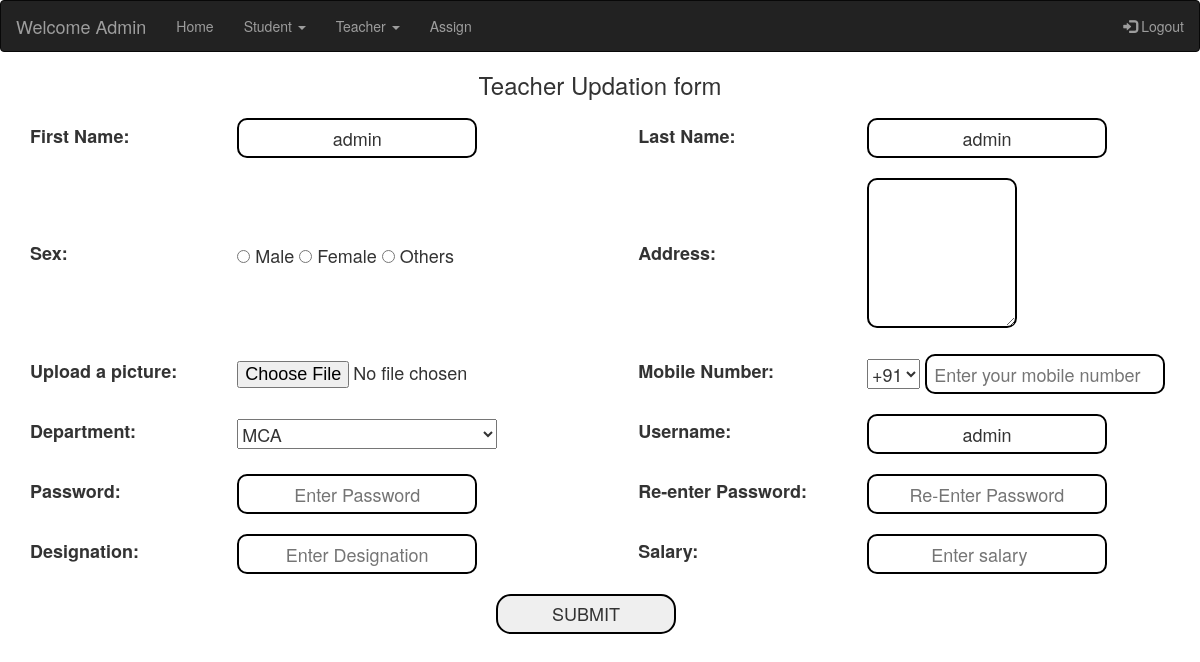
Screenshot of /teacher_regi.php?eid=admin (signed in) with the database file from the repository.
### tables this page shows
CREATE TABLE `studentprofile` (
  `FirstName` varchar(20) NOT NULL,
  `Last` varchar(20) NOT NULL,
  `Gender` varchar(10) NOT NULL,
  `Address` varchar(150) NOT NULL,
  `Photo` varchar(20) NOT NULL,
  `mobile` varchar(10) NOT NULL,
  `Father` varchar(20) NOT NULL,
  `UserID` varchar(29) NOT NULL,
  `Department` varchar(11) NOT NULL,
  `Semester` varchar(11) NOT NULL,
  `Active` int(1) NOT NULL,
  `extra1` varchar(10) NOT NULL,
  `extra2` varchar(10) NOT NULL
);

### teacher_regi.php (the view, shortened to what this page needs)
<!DOCTYPE html>
<?php
include("dbconnection.php");
	if ($_REQUEST["eid"]!="") {
		$query="select * from studentprofile where userid='".$_REQUEST["eid"]."'";
		$rs=mysqli_query($con,$query);
		while($data=mysqli_fetch_array($rs))
		{
			$fname=$data["FirstName"];
			$lname=$data["Last"];
			$adds=$data["Address"];
			$mno=$data["mobile"];
			$sid=$data["UserID"];
			$desig=$data["extra2"];
			$sem=$data["Semester"];
		}
	}
?>
<html lang="en">
<head>
  <link rel="stylesheet" href="https://maxcdn.bootstrapcdn.com/bootstrap/3.4.0/css/bootstrap.min.css">
</head>
<body>
<nav class="navbar navbar-inverse">
  <div class="container-fluid">
    <div class="navbar-header">
      <a class="navbar-brand" href="#">Welcome Admin</a>
    </div>
    <ul class="nav navbar-nav">
      <li><a href="adHome.php">Home</a></li>
      <li class="dropdown"><a class="dropdown-toggle" data-toggle="dropdown" href="#">Student <span class="caret"></span></a>
        <li class="dropdown"><a class="dropdown-toggle" data-toggle="dropdown" href="#">Teacher <span class="caret"></span></a>
      </li>
      <li><a href="assign.php">Assign </a></li>
    </ul>
    <ul class="nav navbar-nav navbar-right">
      <li><a href="Login_v3/index.php"><span class="glyphicon glyphicon-log-in"></span> Logout</a></li>
    </ul>
  </div>
</nav>
<?php
	if ($_REQUEST["eid"]!="")
	{
?>
		<h3>Teacher Updation form</h3>
<?php
	}
	else
	{
?>
	<h3>Teacher registration form</h3>
<?php
}
?>
	<div class="tregister">
<form action="entry.php" method="post" id="register" name="register" onsubmit="return validateform()">
	<table>
		<tr>
			<td>
				<label>First Name:</label>
			</td>
			<td>
				<input type="text" name="fname" id="fname" placeholder="Enter your first name" value="<?php echo $fname;?>">
			</td>
			<td>
				<label>Last Name:</label>
			</td>
			<td>
				<input type="text" name="lname" id="lname" placeholder="Enter your last name" value="<?php echo $lname;?>" required>
			</td>
		</tr>
		<tr>
			<td>
				<label>Sex:</label>
			</td>
			<td>
				<input type="radio" name="gender" id="gender" value="male" ><span id="male"> Male</span>
                <input type="radio" name="gender" id="gender" value="female" ><span id="female"> Female</span>
				<input type="radio" name="gender" id="gender" value="other" ><span id="others"> Others</span>
			</td>
			<td>
				<label>Address:</label>
			</td>
			<td>
				 <textarea name="saddress" id="saddress" rows="5" cols="20"  required value="<?php echo $adds;?>"><?php echo $adds;?></textarea>
			</td>
		</tr>
	<tr>
		<td>
           <label> Upload a picture:</label>
       </td>
       <td>
       		<input type="file" name="stuimg" id="f1">
       </td>
       <td>
       		<label>Mobile Number:</label>
       </td>
       <td>
			<select id="ph">
				<option>+91</option>
			</select>
			<input type="number" name="mno" id="num" placeholder="Enter your mobile number" value="<?php echo $mno;?>">
		</td>
	</tr>
	<tr>
	<td>
		<label>Department:</label>
	</td>
	<td>
		<select id="dept" name="depart" value="<?php echo $depart;?>">
				<option>MCA</option>
			</select>
		</td>
	<td>
		<label>Username:</label>
	</td>
	<td>
		<input type="text" name="sid" id="sid" placeholder="Enter userid" value="<?php echo $sid;?>">
	</td>
	</tr>
	<tr>
	<td>
		<label>Password:</label>
	</td>
	<td>
		<input type="password" name="passwd" id="pass" placeholder="Enter Password" pattern="(?=.*\d)(?=.*[a-z])(?=.*[A-Z]).{8,}" title="Must contain at least one number and one uppercase and lowercase letter, and at least 8 or more characters" required>
	</td>
	<td>
		<label>Re-enter Password:</label>
	</td>
	<td>
		<input type="password" name="rpasswd" id="pass" placeholder="Re-Enter Password" pattern="(?=.*\d)(?=.*[a-z])(?=.*[A-Z]).{8,}" title="Must contain at least one number and one uppercase and lowercase letter, and at least 8 or more characters" required>
	</td>
	</tr>
	<tr>
	<td>
		<label>Designation:</label>
	</td>
	<td>
		<input type="text" name="desig" id="desig" placeholder="Enter Designation"  value="<?php echo $desig;?>" required>
		</td>
		<td>
			<label>Salary:</label>
		</td>
		<td>
			<input type="number" name="sem" id="salary" placeholder="Enter salary" value="<?php echo $sem;?>" required>
		</td>
	</tr>
	<tr>
		<td colspan="3">
			<button id="tsub" name="tsubm" onclick="validateform();">SUBMIT</button>
		</td>
		</tr>
	</table>
		</div>
</body>
</html>

### teacher_regi.php (style rules this page uses)
h3 { text-align: center; }
table td { padding: 10px 30px; text-align: 20px; font-size: 18px; }
table input[type="text"] { height:40px; width: 240px; text-align: center; border :none; outline: none; border : 2px solid black; border-radius: 10px; }
table input[type="password"] { height:40px; width: 240px; text-align: center; border :none; outline: none; border : 2px solid black; border-radius: 10px; }
table textarea { height:150px; width: 150px; text-align: center; border :none; outline: none; border : 2px solid black; border-radius: 10px; }
table input[type="number"] { height:40px; width: 240px; text-align: center; border :none; outline: none; border : 2px solid black; border-radius: 10px; }
table button { height:40px; width: 180px; text-align: center; border :none; outline: none; border : 2px solid black; border-radius: 15px; margin-left: 60%; }

### rows the page displays
studentprofile: fname "admin", lname "admin", sid "admin"
